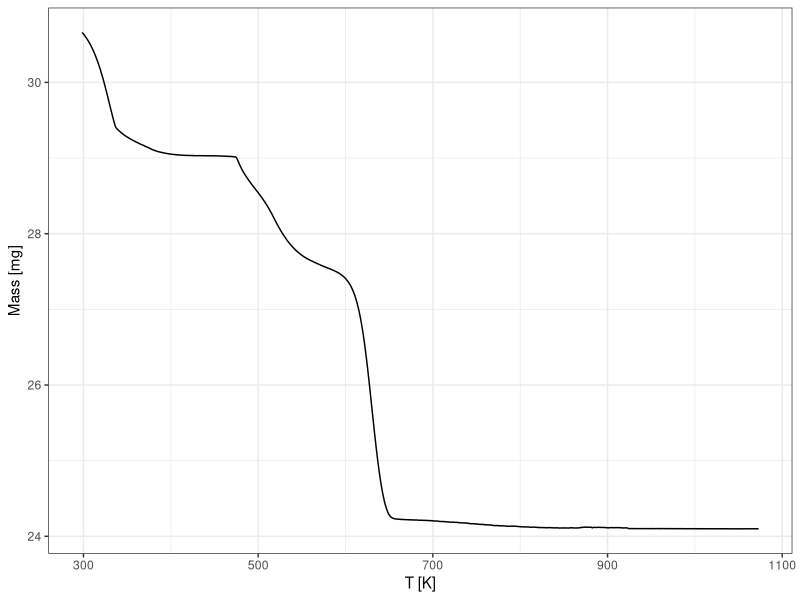
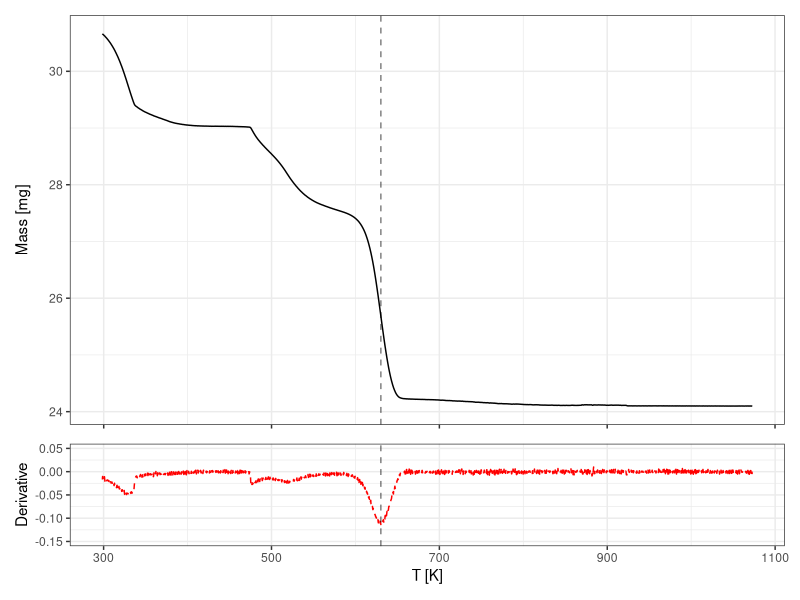

The R source for these figures, in order:
## ---- chunk 1
library(tidyverse)
d <- read_table2("Data/ATG.txt", 
                skip=12,
                col_names=c("Index", "t", "Ts", "Tr", "Value"), 
                n_max=4088)
## ---- chunk 2
d_filtered <- d %>% 
        filter(t < t[which.max(Tr)], # Remove data from the temperature decrease
               Tr > 25) %>%          # Remove repeated data at the beginning
        mutate(T_K = Tr + 273.15)    # Convert degrees Celsius to Kelvins
# Define nice axis labels with the units
p0 <- d_filtered %>% 
    ggplot(aes(x = T_K, y = Value)) +
        geom_line() +
        labs(x="T [K]", y="Mass [mg]") +
        theme_bw()
p0
## ---- chunk 3
# first derivative
derivative <- function(x, y) {
    # returns dy/dx
    dy <- diff(y)/diff(x)           # the actual derivative
    dx <- x[-length(x)] + diff(x)/2 # centers the X values
    d  <- tibble(x = dx, y = dy)
}
# alternatively, derivative at any order:
derivative <- function(x, y, n=1) {
    # returns d^ny/dx^n
    d <- tibble(x = x, y = y)
    if(n>0){
        for (i in seq_along(n)) {
            dy <- diff(d$y)/diff(d$x)             # the actual derivative
            dx <- d$x[-length(d$x)] + diff(d$x)/2 # centers the X values
            d  <- tibble(x = dx, y = dy)
        }
    }
    d
}
## ---- chunk 4
# find the minimun of the derivative to find the inflexion point
dd   <- derivative(d_filtered$T_K, d_filtered$Value)
xmin <- dd$x[which.min(dd$y)]
xmin
# Add the derivative in a red dashed line in a panel below the previous graph
# Zoom on the data to see the variations
p2 <- ggplot(data=dd, aes(x=x, y=y), color="red") +
         geom_line(col="red", lty=2) +
         ylim(c(-.15,.05))+
         labs(x="T [K]", y="Derivative") +
         geom_vline(xintercept = xmin, lty=2, alpha=.5)+
         theme_bw()
# Remove the x label of the top panel and have the same x axis for both panels
p1 <- p0 + geom_vline(xintercept = xmin, lty=2, alpha=.5)+
         theme_bw() +
         theme(axis.title.x=element_blank(),
               axis.text.x=element_blank())
## ---- chunk 5
library(patchwork)
p1/p2+ plot_layout(heights = c(4, 1))
